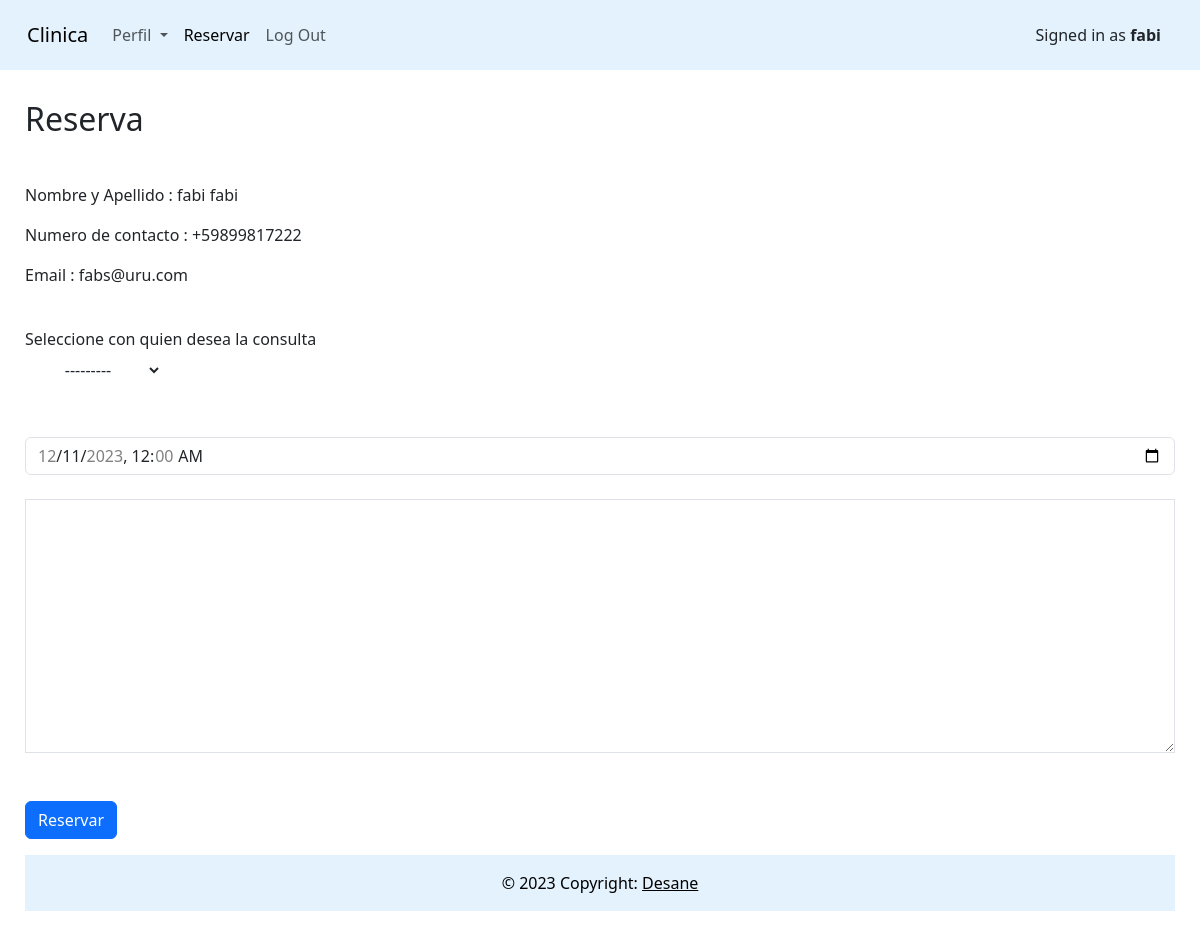
Page /reserva (signed in) on the committed database.
### booking/models.py (models this page shows, shortened)
class CustomUser(AbstractUser):
    username = None
    is_doctor = models.BooleanField(default=False)
    is_patient = models.BooleanField(default=False)
    email = models.EmailField(db_index=True, unique=True, max_length=250)
    objects = UserManager()
    USERNAME_FIELD = 'email'
    REQUIRED_FIELDS = ['first_name', 'last_name']

class Patient(models.Model):
    user = models.OneToOneField(CustomUser, on_delete=models.CASCADE, primary_key=True)
    gender = models.CharField(choices=GENDER_CHOICES, max_length=128)
    phone = models.CharField(max_length=17, blank=True)
    date_recorded = models.DateTimeField(default=datetime.now)

### booking/views.py (the view, shortened to what this page needs)
# urls.py: path("reserva", views.reserva, name="reservas"),
@csrf_exempt
def reserva(request):
        try:
            user = CustomUser.objects.get(pk=request.user.id)
            patient = Patient.objects.get(user=user)
            form = NewForm()
        except Patient.DoesNotExist:
                return JsonResponse({"error": "Post not found."}, status=404)
        if request.method == "GET":
            return render(request , "reserva.html", {
                "patient":patient,
                "form": form,
                })
        elif request.method == "PUT":
                data = json.loads(request.body)
                approved = data.get("approved")
                new_appointment.approved = approved
                new_appointment.save()
        return JsonResponse({"message": "Register successfully."}, status=201)

### booking/views.py (shortened to what this page needs)
class NewForm(forms.ModelForm):
    a = forms.DateField(input_formats=settings.DATE_INPUT_FORMATS)
    class Meta:
        day = datetime.today().strftime('%Y-%m-%d')
        days = day.split("-")
        b = str(int(days[2]) + 14)
        if int(b) < 10:
          b = f'0{b}'
        date_week_later = [ days[0], days[1], b]
        week_later =  ("-").join(date_week_later)
        c = str(int(days[2]) + 1)
        if int(c) < 10:
          c = f'0{c}'
        date_start = [ days[0], days[1], c]
        week_start =  ("-").join(date_start)
        next = '-'.join(days)
        value = f'{day}T00:00'
        model = Appointment
        fields=['datetime', 'comment']
        widgets = {
            'datetime':forms.DateInput(attrs={
                "name": "dtl",
                "step": "3600",
                "class": "form-control",
                "type": "datetime-local",
                "value": value,
                "min": f'{week_start}T00:00',
                "max": f'{week_later}T00:00'}, format=['%d-%m-%Y']),
            'comment':forms.Textarea(attrs={'class':'form-control rounded-0', 'row':3}),
        }

### booking/templates/reserva.html (shortened to what this page needs)
{% extends "layout.html" %}
{% load static %}
{% block body %}
<div class="container-fluid" style=" padding: 25px;">
    <p class="fs-2">Reserva</p>
    <form method="POST" enctype="multipart/form-data" id="formreserva">
        <div class="form-group">
            <p>Nombre y Apellido : {{patient.user.first_name}} {{patient.user.last_name}} </p>
        </div>
        <div class="form-group">
            {% if patient.phone %}
            <p>Numero de contacto : {{patient.phone}} </p>
            {%else %}
            <p> You must update your Profile before make an appointment</p>
            {% endif%}
        </div>
        <div class="form-group">
            <p>Email : {{patient.user.email}} </p>
        </div>
        <div>
            <div class="category_div" id="category_div">
                <label for="specialist">Seleccione con quien desea la consulta</label>
                <select class="btn btn-outline-" type="button" data-bs-toggle="dropdown" aria-expanded="false"
                    id="specialist" name="specialist" onchange="dynamicdropdown(this);">
                    <option value="">---------</option>
                </select>
            </div>
            <div class="form-group" id="formdrop" name="formdrop">
                {{form.datetime}}
            </div>
            <div class="form-group" id="formcomment" name="formcomment">
                {{form.comment}}
            </div>
            <br></br>
            {% if patient.phone %}
            <input class=" btn btn-primary" type="submit" id="reserva" value="Reservar">
            {%else %}
            <a href="{% url 'perfil'%}">Actualiza los datos antes de continuar </a>
            {% endif%}
    </form>
</div>
{% endblock %}

### booking/templates/layout.html (shortened to what this page needs)
{% load static %}
<!DOCTYPE html>
<html lang="en">
<head>
    <link href="https://cdn.jsdelivr.net/npm/bootstrap@5.3.2/dist/css/bootstrap.min.css" rel="stylesheet"
>
    <link href="{% static 'styles.css' %}" rel="stylesheet">
</head>
<body>
    <nav class="navbar navbar-expand-lg " style="background-color: #e3f2fd; padding: 15px">
        <div class="container-fluid">
            <a class="navbar-brand" href="{% url 'index' %}">Clinica</a>
            <div class="collapse navbar-collapse" id="navbarSupportedContent">
                <ul class="navbar-nav me-auto mb-2 mb-lg-0">
                    {% if user.is_authenticated %}
                    <li class="nav-item dropdown">
                        <a class="nav-link dropdown-toggle" role="button" data-bs-toggle="dropdown"
                            aria-expanded="false">
                            Perfil
                        </a>
                    </li>
                    {% if not user.is_doctor %}
                    <li class="nav-item">
                        <a class="nav-link active" href="{% url 'reservas' %}" aria-current="page"
                            id="reservas">Reservar</a>
                    </li>
                    {%endif%}
                    <li class="nav-item">
                        <a class="nav-link" href="{% url 'logout' %}">Log Out</a>
                    </li>
                    {% endif %}
                </ul>
                <div class="d-flex">
                    {% if user.is_authenticated %}
                    <div class="container">
                        <p style="float: right; margin-bottom: 0;">Signed in as <strong>{{ user.first_name }}</strong>
                        </p>
                        {% else %}
                        <p>Not signed in</p>
                        {% endif %}
                    </div>
                </div>
            </div>
        </div>
    </nav>
    {% block body %}
    {% endblock %}
    <footer class="text-center" style="background-color: #e3f2fd">
        <div class="text-black text-center p-3" style="background-color: #e3f2fd">
            © 2023 Copyright:
            <a class="text-black" href="https://www.desane.com.uy">Desane</a>
        </div>
    </footer>
</body>
</html>

### booking/static/styles.css (style rules this page uses)
body { display: flex; flex-direction: column; height: 100vh; }
footer { margin-top: auto; }

### rows in the picture
CustomUser: first_name "fabi"
Patient: user.first_name "fabi", user.last_name "fabi", phone "+59899817222", user.email "fabs@uru.com"
